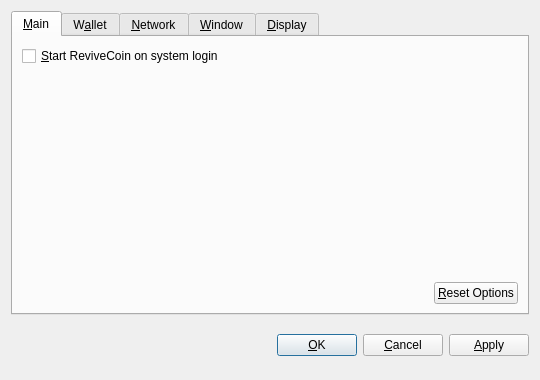
<?xml version="1.0" encoding="UTF-8"?>
<ui version="4.0">
 <class>OptionsDialog</class>
 <widget class="QDialog" name="OptionsDialog">
  <property name="geometry">
   <rect>
    <x>0</x>
    <y>0</y>
    <width>540</width>
    <height>380</height>
   </rect>
  </property>
  <property name="windowTitle">
   <string>Options</string>
  </property>
  <property name="modal">
   <bool>true</bool>
  </property>
  <layout class="QVBoxLayout" name="verticalLayout">
   <item>
    <widget class="QTabWidget" name="tabWidget">
     <property name="tabPosition">
      <enum>QTabWidget::North</enum>
     </property>
     <property name="currentIndex">
      <number>0</number>
     </property>
     <widget class="QWidget" name="tabMain">
      <attribute name="title">
       <string>&amp;Main</string>
      </attribute>
      <layout class="QVBoxLayout" name="verticalLayout_Main">
       <item>
        <widget class="QCheckBox" name="bitcoinAtStartup">
         <property name="toolTip">
          <string>Automatically start ReviveCoin after logging in to the system.</string>
         </property>
         <property name="text">
          <string>&amp;Start ReviveCoin on system login</string>
         </property>
        </widget>
       </item>
       <item>
        <spacer name="verticalSpacer_Main">
         <property name="orientation">
          <enum>Qt::Vertical</enum>
         </property>
         <property name="sizeHint" stdset="0">
          <size>
           <width>20</width>
           <height>40</height>
          </size>
         </property>
        </spacer>
       </item>
       <item>
        <layout class="QHBoxLayout" name="horizontalLayout_2_Main">
         <item>
          <spacer name="horizontalSpacer_2_Main">
           <property name="orientation">
            <enum>Qt::Horizontal</enum>
           </property>
           <property name="sizeHint" stdset="0">
            <size>
             <width>40</width>
             <height>20</height>
            </size>
           </property>
          </spacer>
         </item>
         <item>
          <widget class="QPushButton" name="resetButton">
           <property name="toolTip">
            <string>Reset all client options to default.</string>
           </property>
           <property name="text">
            <string>&amp;Reset Options</string>
           </property>
           <property name="autoDefault">
            <bool>false</bool>
           </property>
          </widget>
         </item>
        </layout>
       </item>
      </layout>
     </widget>
     <widget class="QWidget" name="tabWallet">
      <attribute name="title">
       <string>W&amp;allet</string>
      </attribute>
      <layout class="QVBoxLayout" name="verticalLayout_Network">
       <item>
        <widget class="QLabel" name="transactionFeeInfoLabel">
         <property name="text">
          <string>Optional transaction fee per kB that helps make sure your transactions are processed quickly. Most transactions are 1 kB.</string>
         </property>
         <property name="textFormat">
          <enum>Qt::PlainText</enum>
         </property>
         <property name="wordWrap">
          <bool>true</bool>
         </property>
        </widget>
       </item>
       <item>
        <layout class="QHBoxLayout" name="horizontalLayout_1_Main">
         <item>
          <widget class="QLabel" name="transactionFeeLabel">
           <property name="text">
            <string>Pay transaction &amp;fee</string>
           </property>
           <property name="textFormat">
            <enum>Qt::PlainText</enum>
           </property>
           <property name="buddy">
            <cstring>transactionFee</cstring>
           </property>
          </widget>
         </item>
         <item>
          <widget class="BitcoinAmountField" name="transactionFee"/>
         </item>
         <item>
          <spacer name="horizontalSpacer_1_Main">
           <property name="orientation">
            <enum>Qt::Horizontal</enum>
           </property>
           <property name="sizeHint" stdset="0">
            <size>
             <width>40</width>
             <height>20</height>
            </size>
           </property>
          </spacer>
         </item>
        </layout>
       </item>
       <item>
        <widget class="QLabel" name="label">
         <property name="text">
          <string>If you disable the spending of unconfirmed change, the change from a transaction cannot be used until that transaction has at least one confirmation. This also affects how your balance is computed.</string>
         </property>
         <property name="wordWrap">
          <bool>true</bool>
         </property>
        </widget>
       </item>
       <item>
        <widget class="QCheckBox" name="spendZeroConfChange">
         <property name="text">
          <string>Spend unconfirmed change  (experts only)</string>
         </property>
        </widget>
       </item>
       <item>
        <spacer name="verticalSpacer">
         <property name="orientation">
          <enum>Qt::Vertical</enum>
         </property>
         <property name="sizeHint" stdset="0">
          <size>
           <width>20</width>
           <height>40</height>
          </size>
         </property>
        </spacer>
       </item>
      </layout>
     </widget>
     <widget class="QWidget" name="tabNetwork">
      <attribute name="title">
       <string>&amp;Network</string>
      </attribute>
      <layout class="QVBoxLayout" name="verticalLayout_Network">
       <item>
        <widget class="QCheckBox" name="mapPortUpnp">
         <property name="toolTip">
          <string>Automatically open the ReviveCoin client port on the router. This only works when your router supports UPnP and it is enabled.</string>
         </property>
         <property name="text">
          <string>Map port using &amp;UPnP</string>
         </property>
        </widget>
       </item>
       <item>
        <widget class="QCheckBox" name="connectSocks">
         <property name="toolTip">
          <string>Connect to the ReviveCoin network through a SOCKS proxy (e.g. when connecting through Tor).</string>
         </property>
         <property name="text">
          <string>&amp;Connect through SOCKS proxy:</string>
         </property>
        </widget>
       </item>
       <item>
        <layout class="QHBoxLayout" name="horizontalLayout_Network">
         <item>
          <widget class="QLabel" name="proxyIpLabel">
           <property name="text">
            <string>Proxy &amp;IP:</string>
           </property>
           <property name="textFormat">
            <enum>Qt::PlainText</enum>
           </property>
           <property name="buddy">
            <cstring>proxyIp</cstring>
           </property>
          </widget>
         </item>
         <item>
          <widget class="QValidatedLineEdit" name="proxyIp">
           <property name="maximumSize">
            <size>
             <width>140</width>
             <height>16777215</height>
            </size>
           </property>
           <property name="toolTip">
            <string>IP address of the proxy (e.g. 127.0.0.1)</string>
           </property>
          </widget>
         </item>
         <item>
          <widget class="QLabel" name="proxyPortLabel">
           <property name="text">
            <string>&amp;Port:</string>
           </property>
           <property name="textFormat">
            <enum>Qt::PlainText</enum>
           </property>
           <property name="buddy">
            <cstring>proxyPort</cstring>
           </property>
          </widget>
         </item>
         <item>
          <widget class="QLineEdit" name="proxyPort">
           <property name="maximumSize">
            <size>
             <width>55</width>
             <height>16777215</height>
            </size>
           </property>
           <property name="toolTip">
            <string>Port of the proxy (e.g. 9050)</string>
           </property>
          </widget>
         </item>
         <item>
          <widget class="QLabel" name="socksVersionLabel">
           <property name="text">
            <string>SOCKS &amp;Version:</string>
           </property>
           <property name="textFormat">
            <enum>Qt::PlainText</enum>
           </property>
           <property name="buddy">
            <cstring>socksVersion</cstring>
           </property>
          </widget>
         </item>
         <item>
          <widget class="QValueComboBox" name="socksVersion">
           <property name="toolTip">
            <string>SOCKS version of the proxy (e.g. 5)</string>
           </property>
          </widget>
         </item>
         <item>
          <spacer name="horizontalSpacer_Network">
           <property name="orientation">
            <enum>Qt::Horizontal</enum>
           </property>
           <property name="sizeHint" stdset="0">
            <size>
             <width>40</width>
             <height>20</height>
            </size>
           </property>
          </spacer>
         </item>
        </layout>
       </item>
       <item>
        <spacer name="verticalSpacer_Network">
         <property name="orientation">
          <enum>Qt::Vertical</enum>
         </property>
         <property name="sizeHint" stdset="0">
          <size>
           <width>20</width>
           <height>40</height>
          </size>
         </property>
        </spacer>
       </item>
      </layout>
     </widget>
     <widget class="QWidget" name="tabWindow">
      <attribute name="title">
       <string>&amp;Window</string>
      </attribute>
      <layout class="QVBoxLayout" name="verticalLayout_Window">
       <item>
        <widget class="QCheckBox" name="minimizeToTray">
         <property name="toolTip">
          <string>Show only a tray icon after minimizing the window.</string>
         </property>
         <property name="text">
          <string>&amp;Minimize to the tray instead of the taskbar</string>
         </property>
        </widget>
       </item>
       <item>
        <widget class="QCheckBox" name="minimizeOnClose">
         <property name="toolTip">
          <string>Minimize instead of exit the application when the window is closed. When this option is enabled, the application will be closed only after selecting Quit in the menu.</string>
         </property>
         <property name="text">
          <string>M&amp;inimize on close</string>
         </property>
        </widget>
       </item>
       <item>
        <spacer name="verticalSpacer_Window">
         <property name="orientation">
          <enum>Qt::Vertical</enum>
         </property>
         <property name="sizeHint" stdset="0">
          <size>
           <width>20</width>
           <height>40</height>
          </size>
         </property>
        </spacer>
       </item>
      </layout>
     </widget>
     <widget class="QWidget" name="tabDisplay">
      <attribute name="title">
       <string>&amp;Display</string>
      </attribute>
      <layout class="QVBoxLayout" name="verticalLayout_Display">
       <item>
        <layout class="QHBoxLayout" name="horizontalLayout_1_Display">
         <item>
          <widget class="QLabel" name="langLabel">
           <property name="text">
            <string>User Interface &amp;language:</string>
           </property>
           <property name="textFormat">
            <enum>Qt::PlainText</enum>
           </property>
           <property name="buddy">
            <cstring>lang</cstring>
           </property>
          </widget>
         </item>
         <item>
          <widget class="QValueComboBox" name="lang">
           <property name="toolTip">
            <string>The user interface language can be set here. This setting will take effect after restarting ReviveCoin.</string>
           </property>
          </widget>
         </item>
        </layout>
       </item>
       <item>
        <layout class="QHBoxLayout" name="horizontalLayout_2_Display">
         <item>
          <widget class="QLabel" name="unitLabel">
           <property name="text">
            <string>&amp;Unit to show amounts in:</string>
           </property>
           <property name="textFormat">
            <enum>Qt::PlainText</enum>
           </property>
           <property name="buddy">
            <cstring>unit</cstring>
           </property>
          </widget>
         </item>
         <item>
          <widget class="QValueComboBox" name="unit">
           <property name="toolTip">
            <string>Choose the default subdivision unit to show in the interface and when sending coins.</string>
           </property>
          </widget>
         </item>
        </layout>
       </item>
       <item>
        <widget class="QCheckBox" name="displayAddresses">
         <property name="toolTip">
          <string>Whether to show ReviveCoin addresses in the transaction list or not.</string>
         </property>
         <property name="text">
          <string>&amp;Display addresses in transaction list</string>
         </property>
        </widget>
       </item>
       <item>
        <widget class="QCheckBox" name="coinControlFeatures">
         <property name="toolTip">
          <string>Whether to show coin control features or not.</string>
         </property>
         <property name="text">
          <string>Display coin &amp;control features (experts only!)</string>
         </property>
        </widget>
       </item>
       <item>
        <spacer name="verticalSpacer_Display">
         <property name="orientation">
          <enum>Qt::Vertical</enum>
         </property>
         <property name="sizeHint" stdset="0">
          <size>
           <width>20</width>
           <height>40</height>
          </size>
         </property>
        </spacer>
       </item>
      </layout>
     </widget>
    </widget>
   </item>
   <item>
    <layout class="QHBoxLayout" name="horizontalLayout_Buttons">
     <item>
      <spacer name="horizontalSpacer_1">
       <property name="orientation">
        <enum>Qt::Horizontal</enum>
       </property>
       <property name="sizeHint" stdset="0">
        <size>
         <width>40</width>
         <height>48</height>
        </size>
       </property>
      </spacer>
     </item>
     <item>
      <widget class="QLabel" name="statusLabel">
       <property name="font">
        <font>
         <weight>75</weight>
         <bold>true</bold>
        </font>
       </property>
       <property name="text">
        <string/>
       </property>
       <property name="textFormat">
        <enum>Qt::PlainText</enum>
       </property>
       <property name="wordWrap">
        <bool>true</bool>
       </property>
      </widget>
     </item>
     <item>
      <spacer name="horizontalSpacer_2">
       <property name="orientation">
        <enum>Qt::Horizontal</enum>
       </property>
       <property name="sizeHint" stdset="0">
        <size>
         <width>40</width>
         <height>48</height>
        </size>
       </property>
      </spacer>
     </item>
     <item>
      <widget class="QPushButton" name="okButton">
       <property name="text">
        <string>&amp;OK</string>
       </property>
      </widget>
     </item>
     <item>
      <widget class="QPushButton" name="cancelButton">
       <property name="text">
        <string>&amp;Cancel</string>
       </property>
       <property name="autoDefault">
        <bool>false</bool>
       </property>
      </widget>
     </item>
     <item>
      <widget class="QPushButton" name="applyButton">
       <property name="text">
        <string>&amp;Apply</string>
       </property>
       <property name="autoDefault">
        <bool>false</bool>
       </property>
      </widget>
     </item>
    </layout>
   </item>
  </layout>
 </widget>
 <customwidgets>
  <customwidget>
   <class>BitcoinAmountField</class>
   <extends>QSpinBox</extends>
   <header>bitcoinamountfield.h</header>
  </customwidget>
  <customwidget>
   <class>QValueComboBox</class>
   <extends>QComboBox</extends>
   <header>qvaluecombobox.h</header>
  </customwidget>
  <customwidget>
   <class>QValidatedLineEdit</class>
   <extends>QLineEdit</extends>
   <header>qvalidatedlineedit.h</header>
  </customwidget>
 </customwidgets>
 <resources/>
 <connections/>
</ui>
